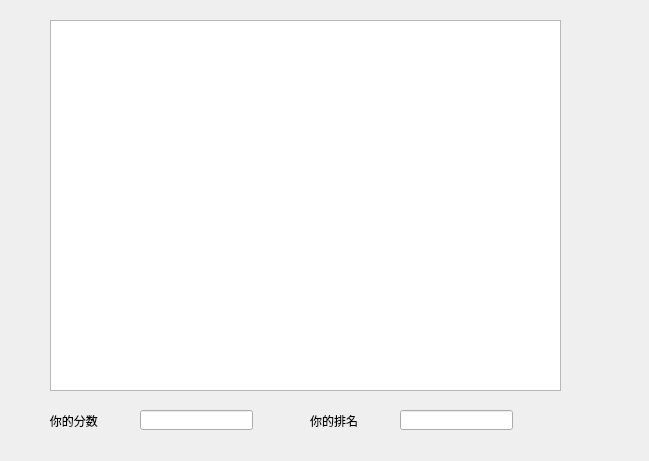
<?xml version="1.0" encoding="UTF-8"?>
<ui version="4.0">
 <class>score_distribution</class>
 <widget class="QWidget" name="score_distribution">
  <property name="geometry">
   <rect>
    <x>0</x>
    <y>0</y>
    <width>649</width>
    <height>461</height>
   </rect>
  </property>
  <property name="windowTitle">
   <string>Form</string>
  </property>
  <widget class="QChartView" name="graphicsView">
   <property name="geometry">
    <rect>
     <x>50</x>
     <y>20</y>
     <width>511</width>
     <height>371</height>
    </rect>
   </property>
  </widget>
  <widget class="QLabel" name="label">
   <property name="geometry">
    <rect>
     <x>30</x>
     <y>400</y>
     <width>121</width>
     <height>41</height>
    </rect>
   </property>
   <property name="styleSheet">
    <string notr="true">font: 14pt &quot;Candara&quot;;</string>
   </property>
   <property name="text">
    <string>      你的分数</string>
   </property>
  </widget>
  <widget class="QLineEdit" name="score">
   <property name="geometry">
    <rect>
     <x>140</x>
     <y>410</y>
     <width>113</width>
     <height>20</height>
    </rect>
   </property>
  </widget>
  <widget class="QLabel" name="label_2">
   <property name="geometry">
    <rect>
     <x>310</x>
     <y>400</y>
     <width>81</width>
     <height>41</height>
    </rect>
   </property>
   <property name="styleSheet">
    <string notr="true">font: 14pt &quot;Candara&quot;;</string>
   </property>
   <property name="text">
    <string>你的排名</string>
   </property>
  </widget>
  <widget class="QLineEdit" name="rank">
   <property name="geometry">
    <rect>
     <x>400</x>
     <y>410</y>
     <width>113</width>
     <height>20</height>
    </rect>
   </property>
  </widget>
 </widget>
 <customwidgets>
  <customwidget>
   <class>QChartView</class>
   <extends>QGraphicsView</extends>
   <header>qchartview.h</header>
  </customwidget>
 </customwidgets>
 <resources/>
 <connections/>
</ui>
